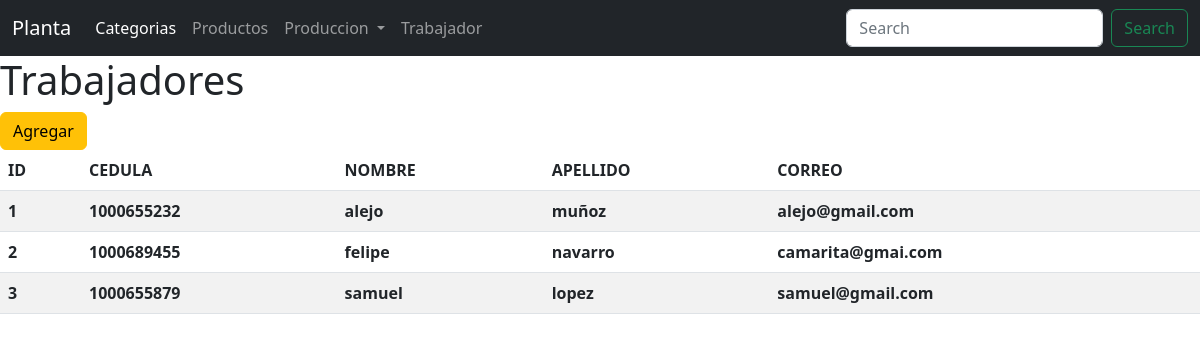
Page /planta/trabajadores/ on the earlier database version.
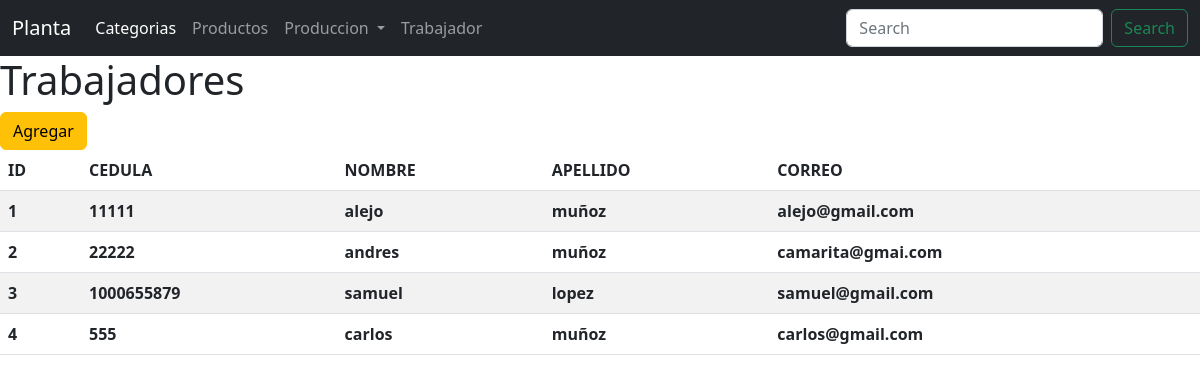
Same page on the later database version.
### planta/models.py (models this page shows, shortened)
class Trabajador(models.Model):
    cedula = models.IntegerField()
    nombre = models.CharField(max_length= 100)
    apellido = models.CharField(max_length= 100)
    correo = models.EmailField(max_length= 250, null=True, blank=True)
    def __str__(self):
        return f" {self.nombre} {self.apellido}"

### planta/views.py (the view)
def listarTrabajador(request):
    q = Trabajador.objects.all()
    contexto = {'datos': q}
    return render(request, 'planta/trabajador/listar_trabajador.html', contexto)

### planta/templates/planta/trabajador/listar_trabajador.html (shortened to what this page needs)
{% load static %}
<!DOCTYPE html>
<html lang="es">
<head>
    <link href="{% static 'planta/css/bootstrap.min.css' %}" rel="stylesheet">
</head>
<body>
    <nav class="navbar navbar-expand-sm navbar-dark bg-dark">
        <div class="container-fluid">
          <a class="navbar-brand" href="{% url 'planta:index' %}">Planta</a>
          <div class="collapse navbar-collapse" id="navbarSupportedContent">
            <ul class="navbar-nav me-auto mb-2 mb-lg-0">
              <li class="nav-item">
                <a class="nav-link active" aria-current="page" href="#">Categorias</a>
              </li>
              <li class="nav-item">
                <a class="nav-link" href="#">Productos</a>
              </li>
              <li class="nav-item dropdown">
                <a class="nav-link dropdown-toggle" href="#" role="button" data-bs-toggle="dropdown" aria-expanded="false">
                  Produccion
                </a>
              </li>
              <li class="nav-item">
                <a class="nav-link "  href="{% url 'planta:listarTrabajador' %}">Trabajador</a>
              </li>
            </ul>
            <form class="d-flex" role="search">
              <input class="form-control me-2" type="search" placeholder="Search" aria-label="Search">
              <button class="btn btn-outline-success" type="submit">Search</button>
            </form>
          </div>
        </div>
      </nav>
<h1>Trabajadores</h1>
<a class="btn btn-warning" href="{% url 'planta:formularioTrabajador' %}">Agregar</a>
<br>
{%if datos %}
    <table class="table table-striped">
        <thead>
            <tr>
                <th>ID</th>
                <th>CEDULA</th>
                <th>NOMBRE</th>
                <th>APELLIDO</th>
                <th>CORREO</th>
            </tr>
        </thead>
        <tbody>
            {%for t in datos %}
            <tr>
                <th>{{t.id}}</th>
                <th>{{t.cedula}}</th>
                <th>{{t.nombre}}</th>
                <th>{{t.apellido}}</th>
                <th>{{t.correo}}</th>
            </tr>
            {%endfor%}
        </tbody>
    </table>
{%else%}
    No hay datos...
{%endif%}
</body>
</html>

Differences in the rows shown:
changed Trabajador "alejo": cedula "1000655232" → "11111"
changed Trabajador "camarita@gmai.com": cedula "1000689455" → "22222"; nombre "felipe" → "andres"; apellido "navarro" → "muñoz"
added Trabajador: id "4", cedula "555", nombre "carlos", apellido "muñoz", correo "carlos@gmail.com"
